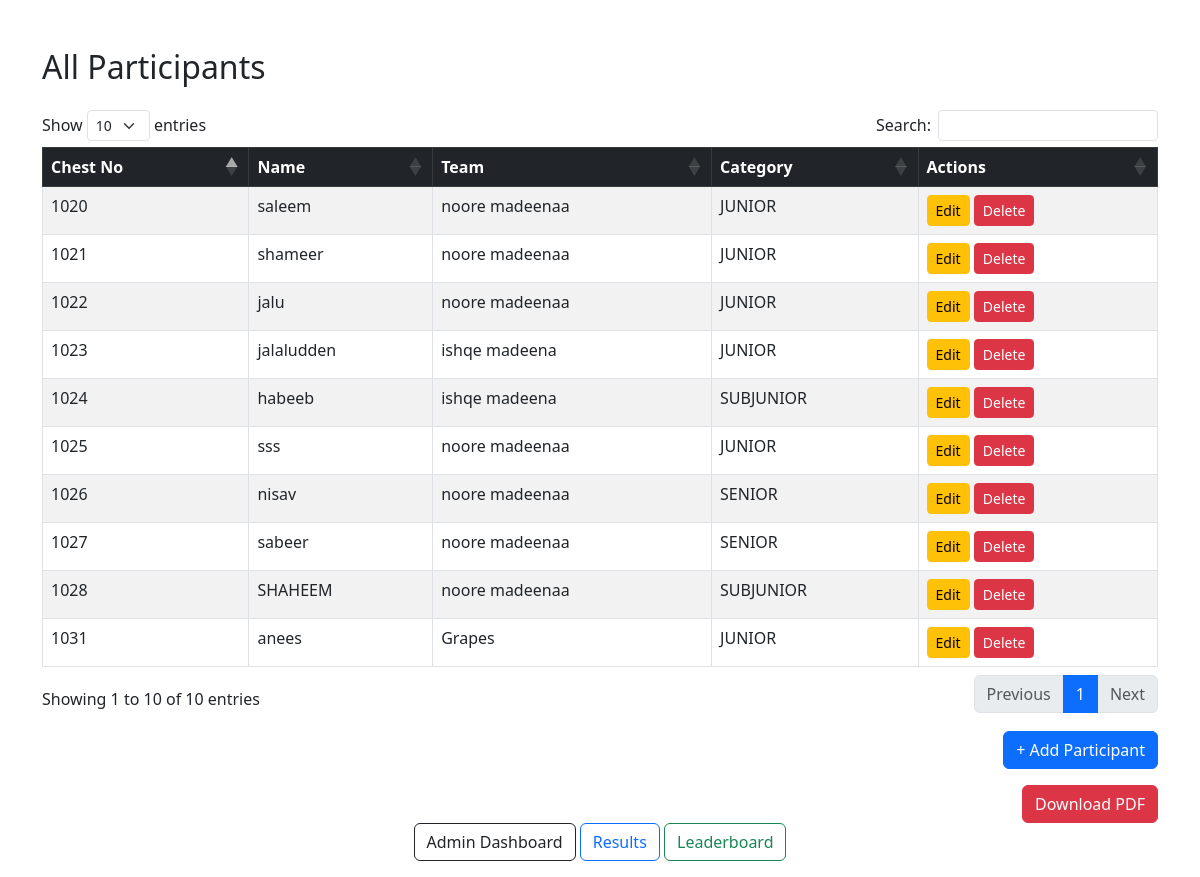
Page /participants/ (signed in) on the earlier database version.
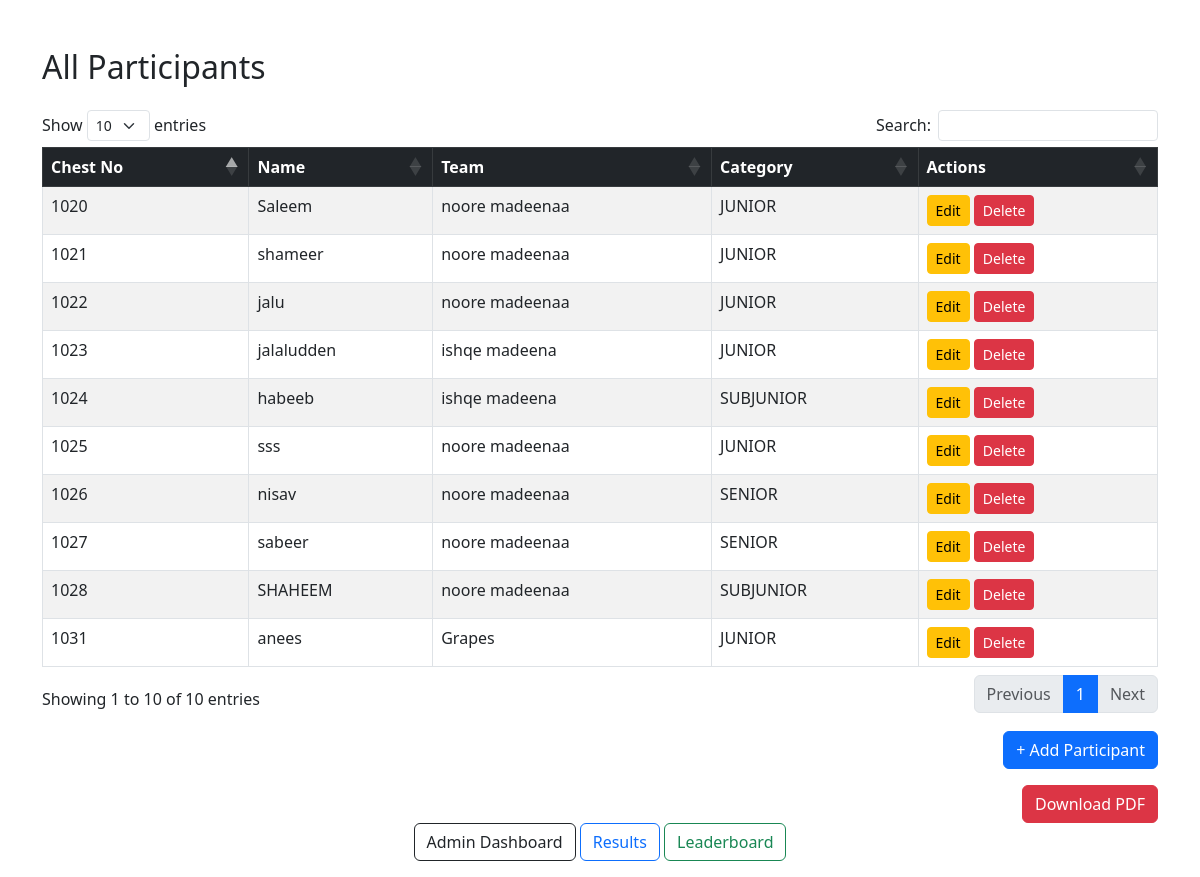
Same page on the later database version.
### core/models.py (models this page shows, shortened)
class Contestant(models.Model):
    chest_no = models.PositiveIntegerField(unique=True, null=True)
    name = models.CharField(max_length=100)
    team = models.ForeignKey(Team, on_delete=models.CASCADE)
    category = models.ForeignKey(Category, on_delete=models.CASCADE, null=True)
    total_points = models.IntegerField(default=0)

class Team(models.Model):
    user = models.OneToOneField(User, on_delete=models.CASCADE)
    name = models.CharField(max_length=100)
    total_points = models.IntegerField(default=0)

class Category(models.Model):
    name = models.CharField(max_length=100)

### core/views.py (the view)
# urls.py: path('participants/', views.participant_list, name='participant_list'),
@login_required
def participant_list(request):
    user = request.user
    team_id = request.GET.get('team_id')
    category_id = request.GET.get('category_id')
    teams = Team.objects.all()
    categories = Category.objects.all()
    participants = Contestant.objects.select_related('team', 'category').order_by('chest_no')
    if hasattr(user, 'team'):
        participants = participants.filter(team=user.team)
        team_id = user.team.id  # Fix context
    else:
        if team_id:
            participants = participants.filter(team_id=team_id)
        if category_id:
            participants = participants.filter(category_id=category_id)
    return render(request, 'participants_list.html', {
        'teams': teams,
        'categories': categories,
        'participants': participants,
        'selected_team_id': int(team_id) if team_id else None,
        'selected_category_id': int(category_id) if category_id else None
    })

### templates/participants_list.html (shortened to what this page needs)
{% load static %}
<link href="https://cdn.jsdelivr.net/npm/bootstrap@5.3.0/dist/css/bootstrap.min.css" rel="stylesheet">
<link rel="stylesheet" href="https://cdn.datatables.net/1.13.6/css/dataTables.bootstrap5.min.css">
<div class="container mt-5">
    <h2 class="mb-4">All Participants</h2>
    <table id="participantsTable" class="table table-bordered table-striped">
        <thead class="table-dark">
            <tr>
                <th>Chest No</th>
                <th>Name</th>
                <th>Team</th>
                <th>Category</th>
                <th>Actions</th>
            </tr>
        </thead>
        <tbody>
            {% for participant in participants %}
                <tr>
                    <td>{{ participant.chest_no }}</td>
                    <td>{{ participant.name }}</td>
                    <td>{{ participant.team.name }}</td>
                    <td>{{ participant.category.name }}</td>
                    <td>
                        <a href="{% url 'edit_participant' participant.id %}" class="btn btn-sm btn-warning">Edit</a>
                        <a href="{% url 'delete_participant' participant.id %}"
                           class="btn btn-sm btn-danger"
                           onclick="return confirm('Delete this participant?');">
                           Delete
                        </a>
                    </td>
                </tr>
            {% empty %}
                <tr>
                    <td colspan="5" class="text-center">No participants added yet.</td>
                </tr>
            {% endfor %}
        </tbody>
    </table>
    <div class="text-end mt-3">
        <button type="button" class="btn btn-primary" data-bs-toggle="modal" data-bs-target="#addParticipantModal">
            + Add Participant
        </button>
        <div class="mt-3">
            <a href="{% url 'download_participants_pdf' %}" class="btn btn-danger">Download PDF</a>
        </div>
    </div>
</div>
<div class="mb-3 text-center">
    {% if request.user.role == 'admin' %}
        <a href="{% url 'dashboard_admin' %}" class="btn btn-outline-dark">Admin Dashboard</a>
    {% elif request.user.role == 'team' %}
        <a href="{% url 'dashboard_team' %}" class="btn btn-outline-dark">Team Dashboard</a>
    {% endif %}
    <a href="{% url 'results' %}" class="btn btn-outline-primary">Results</a>
    <a href="{% url 'leaderboard' %}" class="btn btn-outline-success">Leaderboard</a>
</div>

Differences in the rows shown:
changed Contestant: name "saleem" → "Saleem"
